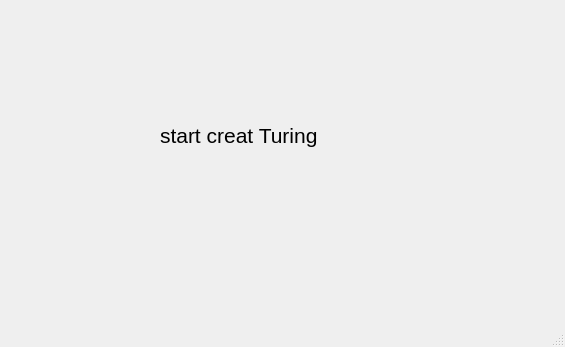
<?xml version="1.0" encoding="UTF-8"?>
<ui version="4.0">
 <class>Turing</class>
 <widget class="QMainWindow" name="Turing">
  <property name="geometry">
   <rect>
    <x>0</x>
    <y>0</y>
    <width>565</width>
    <height>347</height>
   </rect>
  </property>
  <property name="windowTitle">
   <string>MainWindow</string>
  </property>
  <widget class="QWidget" name="centralwidget">
   <widget class="QLabel" name="label">
    <property name="geometry">
     <rect>
      <x>160</x>
      <y>90</y>
      <width>241</width>
      <height>91</height>
     </rect>
    </property>
    <property name="font">
     <font>
      <pointsize>16</pointsize>
     </font>
    </property>
    <property name="text">
     <string>start creat Turing </string>
    </property>
   </widget>
  </widget>
  <widget class="QMenuBar" name="menubar">
   <property name="geometry">
    <rect>
     <x>0</x>
     <y>0</y>
     <width>565</width>
     <height>26</height>
    </rect>
   </property>
  </widget>
  <widget class="QStatusBar" name="statusbar"/>
 </widget>
 <resources/>
 <connections/>
</ui>
